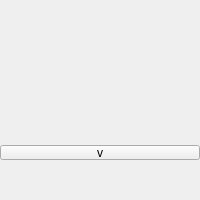
         <widget class="QWidget" name="videoAreaWidget" native="true">
          <property name="sizePolicy">
           <sizepolicy hsizetype="Preferred" vsizetype="Expanding">
            <horstretch>0</horstretch>
            <verstretch>2</verstretch>
           </sizepolicy>
          </property>
          <property name="minimumSize">
           <size>
            <width>200</width>
            <height>200</height>
           </size>
          </property>
          <layout class="QVBoxLayout" name="verticalLayout_2">
           <property name="spacing">
            <number>0</number>
           </property>
           <property name="leftMargin">
            <number>0</number>
           </property>
           <property name="topMargin">
            <number>0</number>
           </property>
           <property name="rightMargin">
            <number>0</number>
           </property>
           <property name="bottomMargin">
            <number>0</number>
           </property>
           <item>
            <widget class="QFrame" name="trackingArea">
             <property name="sizePolicy">
              <sizepolicy hsizetype="Expanding" vsizetype="Expanding">
               <horstretch>0</horstretch>
               <verstretch>100</verstretch>
              </sizepolicy>
             </property>
             <property name="minimumSize">
              <size>
               <width>0</width>
               <height>0</height>
              </size>
             </property>
             <layout class="QVBoxLayout" name="verticalLayout" stretch="0">
              <property name="spacing">
               <number>0</number>
              </property>
              <property name="leftMargin">
               <number>0</number>
              </property>
              <property name="topMargin">
               <number>0</number>
              </property>
              <property name="rightMargin">
               <number>0</number>
              </property>
              <property name="bottomMargin">
               <number>0</number>
              </property>
              <item>
               <layout class="QVBoxLayout" name="videoViewLayout">
                <property name="spacing">
                 <number>0</number>
                </property>
               </layout>
              </item>
             </layout>
            </widget>
           </item>
           <item>
            <widget class="QWidget" name="videoInfoWidget" native="true">
             <property name="toolTip">
              <string>Current cursor position in pixels (top-left is 0,0)</string>
             </property>
             <layout class="QHBoxLayout" name="horizontalLayout_3">
              <property name="spacing">
               <number>0</number>
              </property>
              <property name="leftMargin">
               <number>0</number>
              </property>
              <property name="topMargin">
               <number>0</number>
              </property>
              <property name="rightMargin">
               <number>0</number>
              </property>
              <property name="bottomMargin">
               <number>0</number>
              </property>
             </layout>
            </widget>
           </item>
           <item>
            <widget class="QWidget" name="bottomPanelViewControllerWidget" native="true">
             <property name="toolTip">
              <string>Hide the slider</string>
             </property>
             <layout class="QVBoxLayout" name="verticalLayout_7">
              <property name="spacing">
               <number>0</number>
              </property>
              <property name="leftMargin">
               <number>0</number>
              </property>
              <property name="topMargin">
               <number>0</number>
              </property>
              <property name="rightMargin">
               <number>0</number>
              </property>
              <property name="bottomMargin">
               <number>0</number>
              </property>
              <item>
               <widget class="QPushButton" name="bottomPanelViewControllerButton">
                <property name="sizePolicy">
                 <sizepolicy hsizetype="Expanding" vsizetype="Fixed">
                  <horstretch>0</horstretch>
                  <verstretch>0</verstretch>
                 </sizepolicy>
                </property>
                <property name="minimumSize">
                 <size>
                  <width>0</width>
                  <height>15</height>
                 </size>
                </property>
                <property name="maximumSize">
                 <size>
                  <width>16777215</width>
                  <height>15</height>
                 </size>
                </property>
                <property name="text">
                 <string>v</string>
                </property>
                <property name="checkable">
                 <bool>false</bool>
                </property>
               </widget>
              </item>
             </layout>
            </widget>
           </item>
           <item>
            <widget class="QWidget" name="videoControls" native="true">
             <property name="enabled">
              <bool>true</bool>
             </property>
             <property name="sizePolicy">
              <sizepolicy hsizetype="Expanding" vsizetype="Minimum">
               <horstretch>0</horstretch>
               <verstretch>0</verstretch>
              </sizepolicy>
             </property>
             <property name="minimumSize">
              <size>
               <width>0</width>
               <height>40</height>
              </size>
             </property>
             <property name="maximumSize">
              <size>
               <width>16777215</width>
               <height>200</height>
              </size>
             </property>
            </widget>
           </item>
          </layout>
         </widget>
